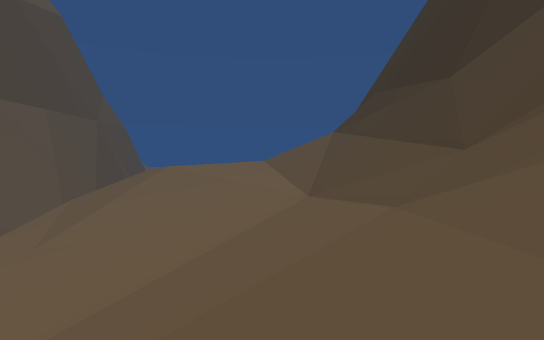
[1] (above)

14 first-person views from a walk through a 3-D level made in the Unity game engine. The camera is 1.4 m above the floor, tilts 2° down and sees 80° across. The floor is counted in squares, 2 m on a side. Each view is taken from the middle of a square. On the plan, view 1 faces up. The plan holds only what a view shows up to about 10 squares ahead; the rest is blank. The place goes on beyond the plan. The player is left out.

[2]
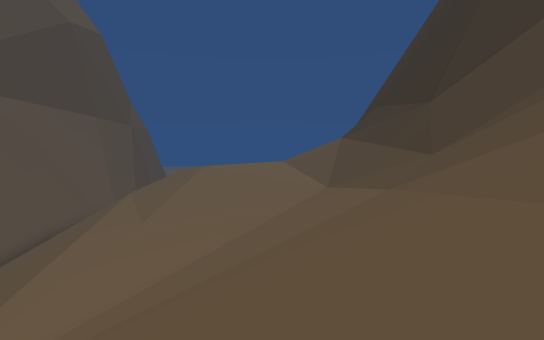

[3]
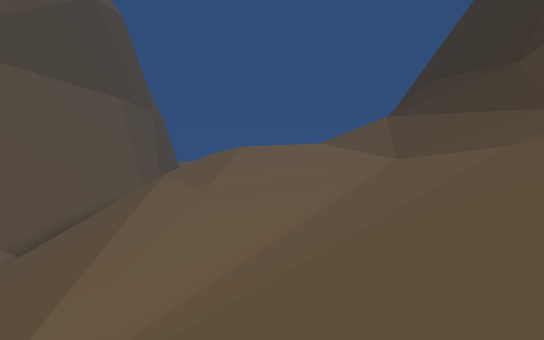

[4]
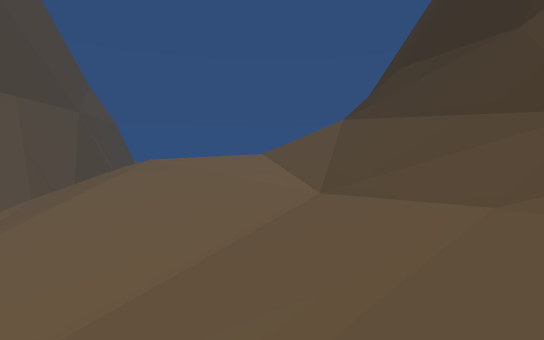

[5]
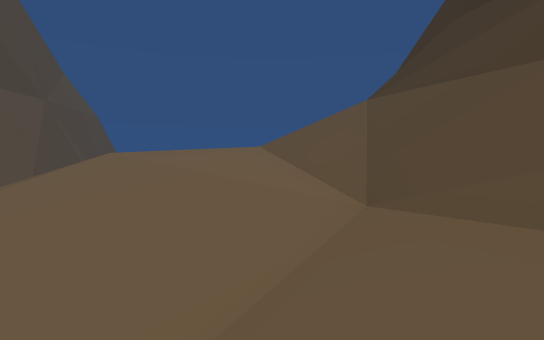

[6]
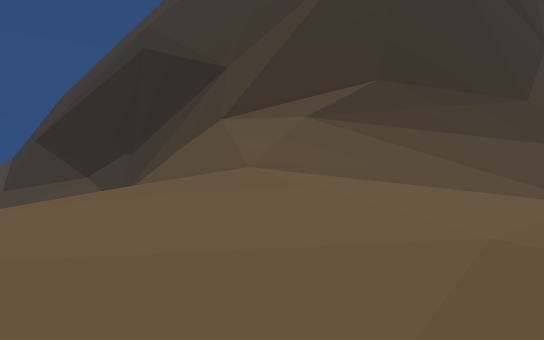

[7]
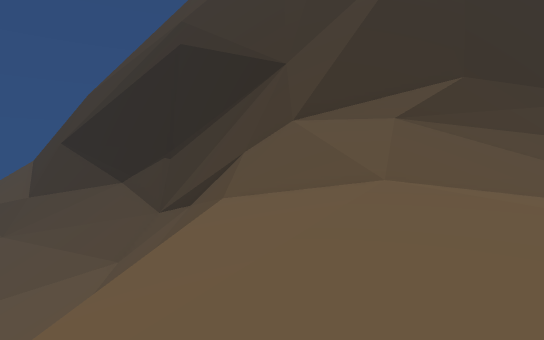

[8]
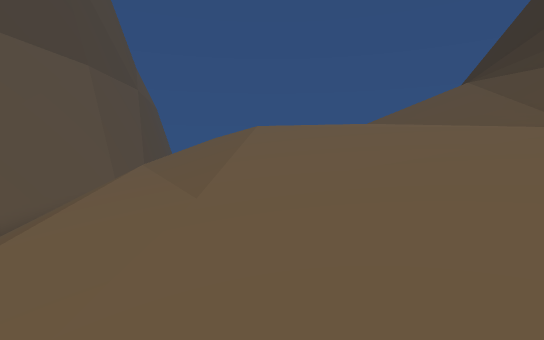

[9]
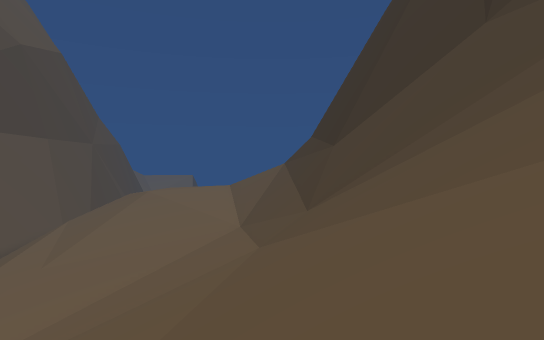

[10]
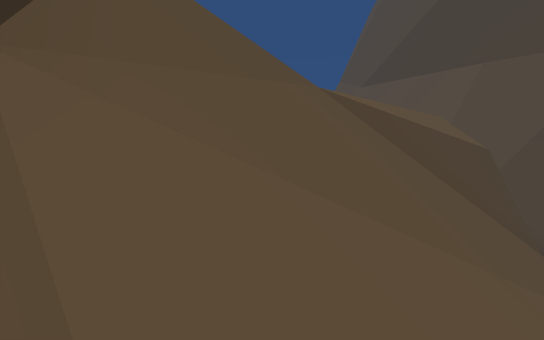

[11]
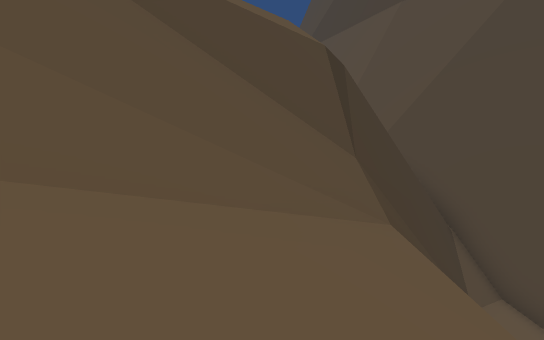

[12]
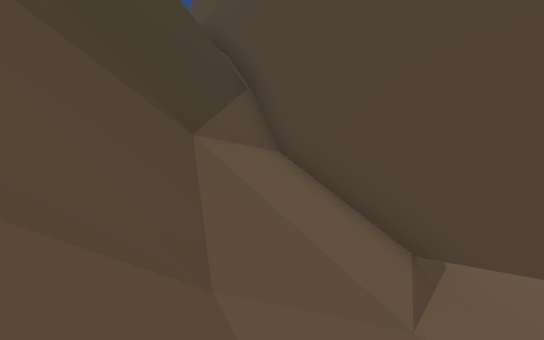

[13]
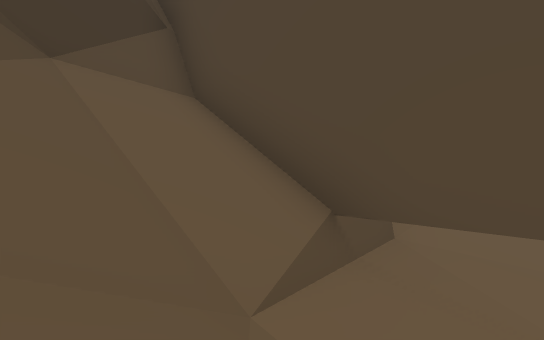

[14]
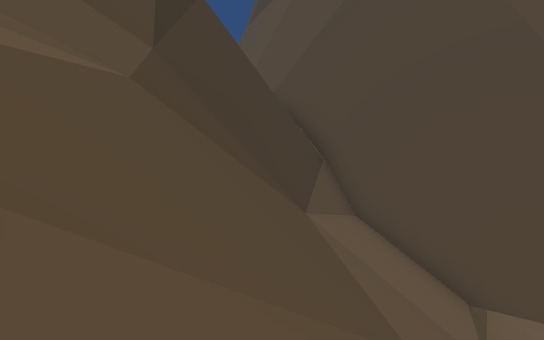

### Floor plan
Key: @ floor where view 1 was taken; # wall or solid block; . main floor; : floor 0.75 m higher than the main floor; - floor 0.75 m lower than the main floor; _ floor 1.5 m lower than the main floor; < floor 2.25 m lower than the main floor; ( floor 3.25 m lower than the main floor; ! floor 4 m lower than the main floor; ? floor 18.25 m lower than the main floor; / step, stairs or slope; = window, fence, low wall or low ledge; v drop or lower ground.
Columns run from 12 left of view 1 to 5 right of it. Each row starts with its distance up from view 1.
 26 /??#/ / /  /
 25 //?#////////    //
 24  /##////////   ///
 23    #//////// /////
 22    #//////////////
 21   #######=////////
 20   /##   ##////////
 19   /# vvvv##/////##
 18   /#    ////=/==##
 17        -.....///##
 16        -....////#
 15       /....:////#
 14        /....////#
 13  #   ///-...///##
 12  #  ////-----//##
 11     ////-----//##
 10    /////__---//##
  9    /////<__--//##
  8   ////(/<<<__//##
  7   ////(/<<<<_//##
  6   ////!((<<<///###
  5    ////!((<<///###
  4     ///!(((/////=#
  3     ///!!(////////
  2      //!!!////////
  1       //!/////////
  0         ////@/////
 -1          ////////
 -2          / // //
 -3            /  /

Where each view was taken, in squares from view 1:
view 1: 0 up, 0 right, facing up
view 2: 3 down, 1 left, facing up
view 3: 2 down, 3 left, facing up
view 4: 2 up, 0 right, facing up
view 5: 5 up, 0 right, facing up
view 6: 15 up, 6 left, facing right
view 7: 17 up, 5 left, facing right
view 8: 3 up, 4 left, facing up
view 9: 3 down, 2 right, facing up
view 10: 21 up, 5 right, facing down-left
view 11: 23 up, 1 right, facing down-left
view 12: 26 up, 4 left, facing down-left
view 13: 26 up, 6 left, facing down-left
view 14: 26 up, 1 left, facing down-left
